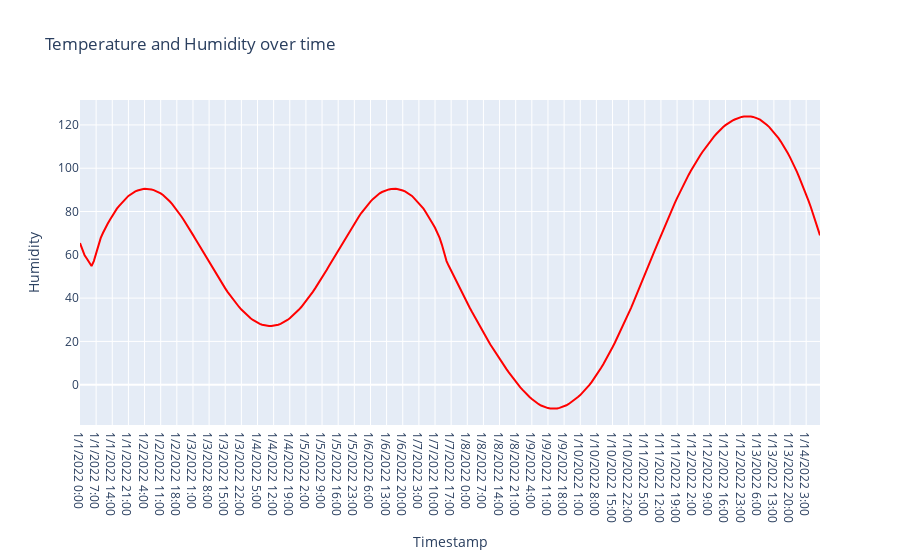

Notebook code for this chart:
### Code cell
fig = px.line(newdf, x='Timestamp', y='Humidity', title='Temperature and Humidity over time', color_discrete_sequence=['red'])
fig.show()

### Figure 1 — Plotly figure (JSON) as saved in the notebook; plotly's stock layout.template omitted (floating-point values rounded to 4 significant figures; data arrays with more than 128 entries replaced by an {"elided": "..."} marker saying what was removed)
{"data": [{"hovertemplate": "Timestamp=%{x}<br>Humidity=%{y}<extra></extra>", "legendgroup": "", "line": {"color": "red", "dash": "solid"}, "marker": {"symbol": "circle"}, "mode": "lines", "name": "", "orientation": "v", "showlegend": false, "type": "scatter", "x": {"elided": "322 str values"}, "xaxis": "x", "y": {"elided": "322 float values"}, "yaxis": "y"}], "layout": {"legend": {"tracegroupgap": 0}, "title": {"text": "Temperature and Humidity over time"}, "xaxis": {"anchor": "y", "domain": [0, 1], "title": {"text": "Timestamp"}}, "yaxis": {"anchor": "x", "domain": [0, 1], "title": {"text": "Humidity"}}}}
